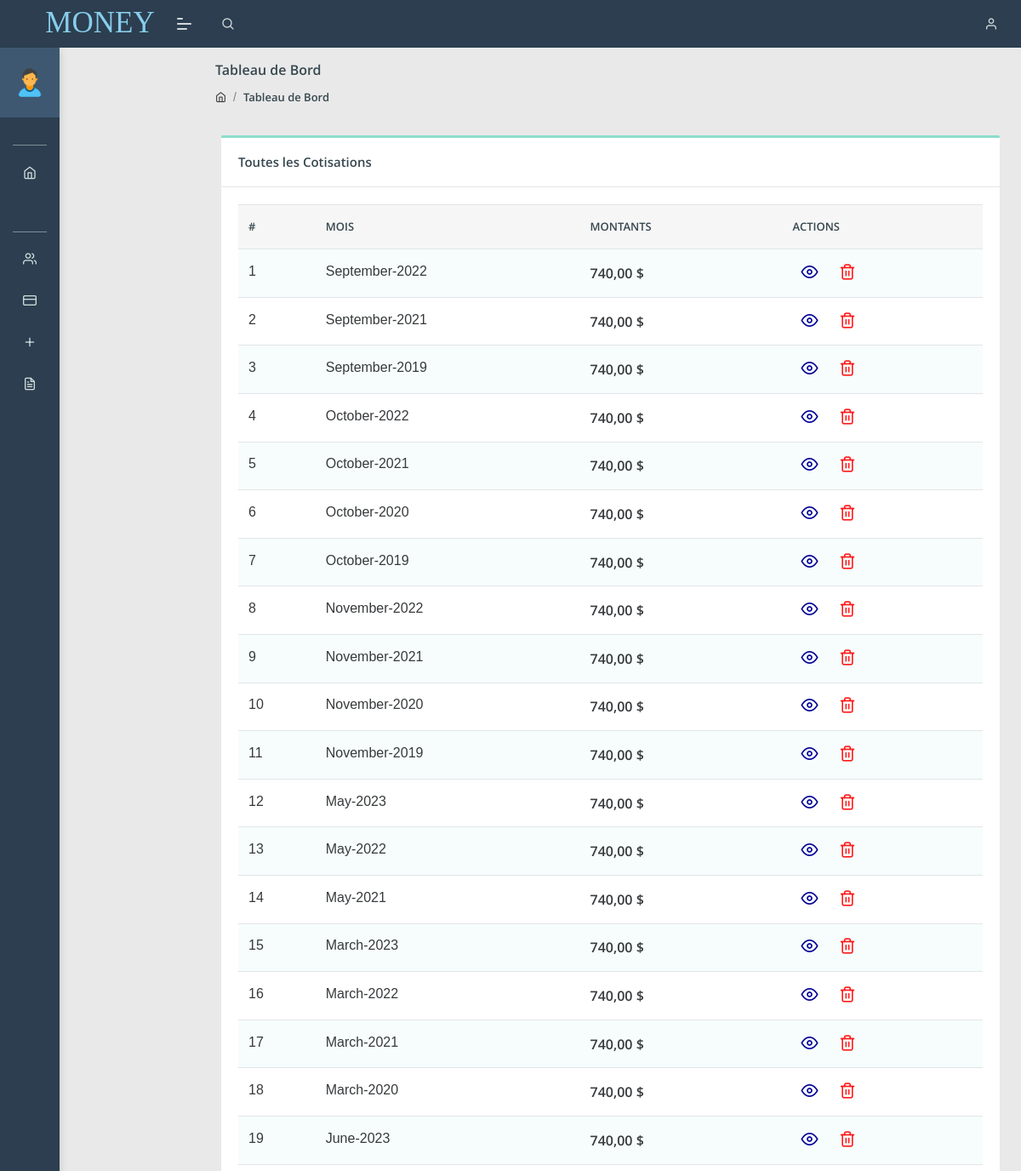
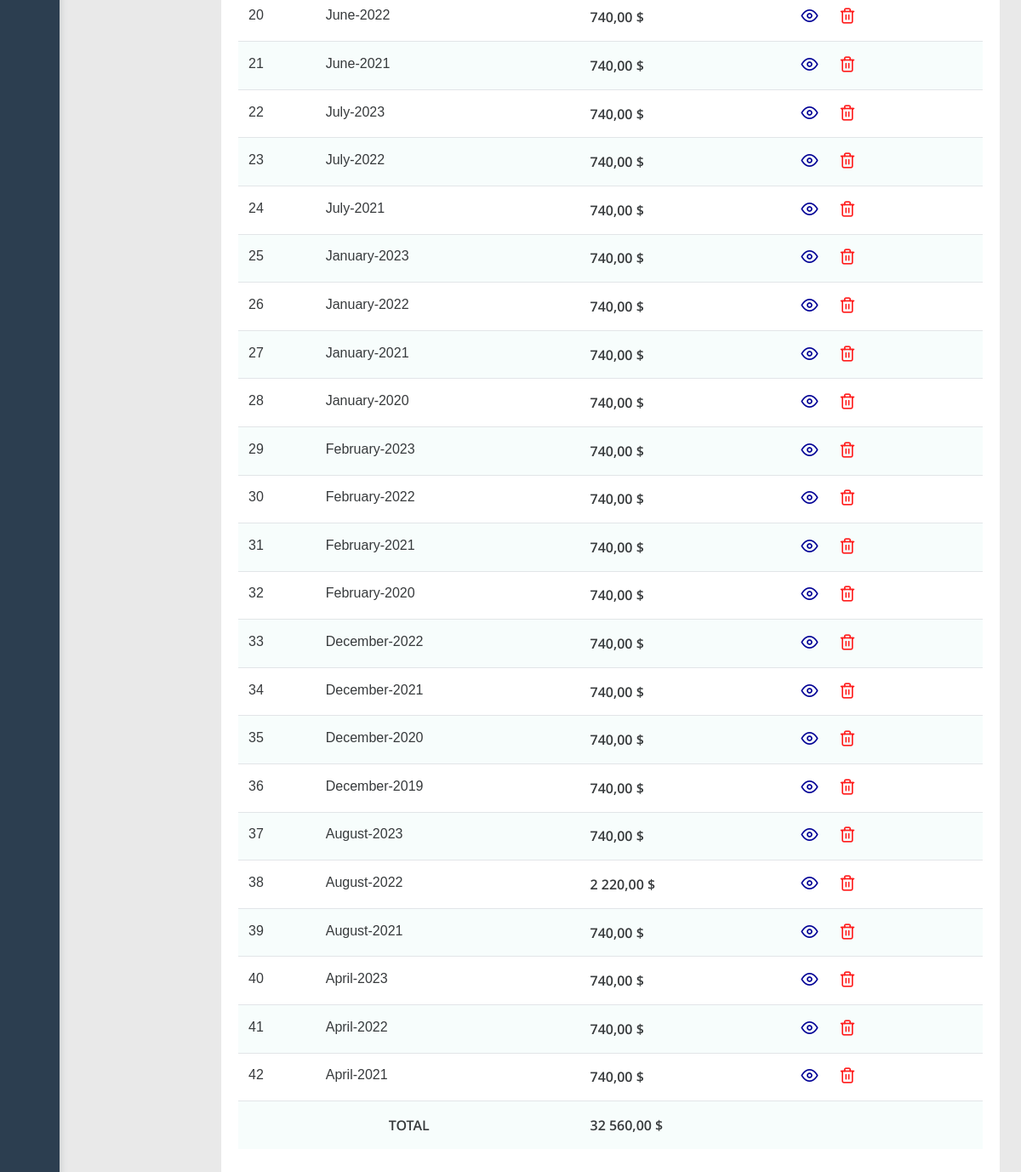
The page /all_members_cotisation.php (signed in) on the database its author committed (2 pictures, top to bottom).
### tables this page shows
CREATE TABLE `cotisations` (
  `cotisation_id` varchar(200) NOT NULL,
  `member_id` varchar(100) NOT NULL,
  `amount` double NOT NULL,
  `date` varchar(200) NOT NULL,
  `stamp` timestamp NOT NULL DEFAULT current_timestamp() ON UPDATE current_timestamp()
);

### all_members_cotisation.php (the view, shortened to what this page needs)
<?php
include './headers.php';
require './db/db.php';
 ?>
<body class="">
    <?php
    include './navbar.php';
    ?>
    <div class="separator" style="height:40px;"></div>
    <div class="pcoded-main-container">
        <div class="pcoded-content">
            <div class="page-header">
                <div class="page-block">
                    <div class="row align-items-center">
                        <div class="col-md-12 p-2">
                            <div class="page-header-title">
                                <h5 class="m-b-10">Tableau de Bord</h5>
                            </div>
                            <ul class="breadcrumb">
                                <li class="breadcrumb-item"><a href="./dashboard"><i class="feather icon-home"></i></a>
                                </li>
                                <li class="breadcrumb-item"><a href="#!">Tableau de Bord</a></li>
                            </ul>
                        </div>
                    </div>
                </div>
            </div>
            <div class="row">
                <div class="col-xl-12">
                    <div class="card">
                        <div class="card-header">
                            <h5>Toutes les Cotisations</h5>
                        </div>
                        <div class="card-body table-border-style">
                            <div class="table-responsive">
                                <table class="table table-striped">
                                    <thead>
                                        <tr>
                                            <th>#</th>
                                            <th>Mois</th>
                                            <th>Montants</th>
                                            <th class="hidden">Actions</th>
                                        </tr>
                                    </thead>
                                    <tbody>
                                        <?php
                                        $sqlquery="SELECT *, SUM(amount)FROM cotisations JOIN membres ON cotisations.member_id=membres.id GROUP BY date ORDER BY date DESC";
                                        $result=mysqli_query($conn, $sqlquery);
                                        $count=mysqli_num_rows($result);
                                        $n=0;
                                        $total=0;
                                        if($count> 0){
                                          while($row=mysqli_fetch_assoc($result)){
                                            $n++;
                                            ?>
                                        <tr>
                                            <td><?php echo $n ?></td>
                                            <td><?php echo $row['date'] ?></td>
                                            <td><b><?php $sum=($row['SUM(amount)']); echo number_format($sum,2, ',',' ')  ?> $</b></td>
                                            <td class="hidden">
                                                <a href="./single_month_details?id=<?php echo  $row['date'] ?> "><i
                                                        class="feather icon-eye"
                                                        style="color: rgb(0, 0, 150); font-size: 20px;;padding: 5px; margin:5px"></i></a></a>
                                                <a href="./view_glob_month_cot_delete?id=<?php echo  $row['date'] ?> ">
                                                    <i class="feather icon-trash-2"
                                                        style="color: rgb(350, 30, 30); font-size: 20px;padding: 5px; margin:5px"></i>
                                            </td>
                                        </tr>
                                        <?php $total+=$sum ;}} ?>
                                        <tr>
                                            <td colspan="2"><center><b>TOTAL</b></center></td>
                                            <td><b><?= number_format($total, 2 ,',',' ') ?> $</b></td>
                                            <td></td>
                                        </tr>
                                    </tbody>
                                </table>
                            </div>
                        </div>
                    </div>
                </div>
            </div>
</body>
</html>

### rows shown on the page
cotisations: date "September-2022", sum "740,00"
cotisations: date "September-2021", sum "740,00"
cotisations: date "September-2019", sum "740,00"
cotisations: date "October-2022", sum "740,00"
cotisations: date "October-2021", sum "740,00"
cotisations: date "October-2020", sum "740,00"
cotisations: date "October-2019", sum "740,00"
cotisations: date "November-2022", sum "740,00"
cotisations: date "November-2021", sum "740,00"
cotisations: date "November-2020", sum "740,00"
cotisations: date "November-2019", sum "740,00"
cotisations: date "May-2023", sum "740,00"
cotisations: date "May-2022", sum "740,00"
cotisations: date "May-2021", sum "740,00"
cotisations: date "March-2023", sum "740,00"
cotisations: date "March-2022", sum "740,00"
cotisations: date "March-2021", sum "740,00"
cotisations: date "March-2020", sum "740,00"
cotisations: date "June-2023", sum "740,00"
cotisations: date "June-2022", sum "740,00"
cotisations: date "June-2021", sum "740,00"
cotisations: date "July-2023", sum "740,00"
cotisations: date "July-2022", sum "740,00"
cotisations: date "July-2021", sum "740,00"
cotisations: date "January-2023", sum "740,00"
cotisations: date "January-2022", sum "740,00"
cotisations: date "January-2021", sum "740,00"
cotisations: date "January-2020", sum "740,00"
cotisations: date "February-2023", sum "740,00"
cotisations: date "February-2022", sum "740,00"
cotisations: date "February-2021", sum "740,00"
cotisations: date "February-2020", sum "740,00"
cotisations: date "December-2022", sum "740,00"
cotisations: date "December-2021", sum "740,00"
cotisations: date "December-2020", sum "740,00"
cotisations: date "December-2019", sum "740,00"
cotisations: date "August-2023", sum "740,00"
cotisations: date "August-2022", sum "2 220,00"
cotisations: date "August-2021", sum "740,00"
cotisations: date "April-2023", sum "740,00"
cotisations: date "April-2022", sum "740,00"
cotisations: date "April-2021", sum "740,00"

### other values the page prints
$total "32 560,00"
